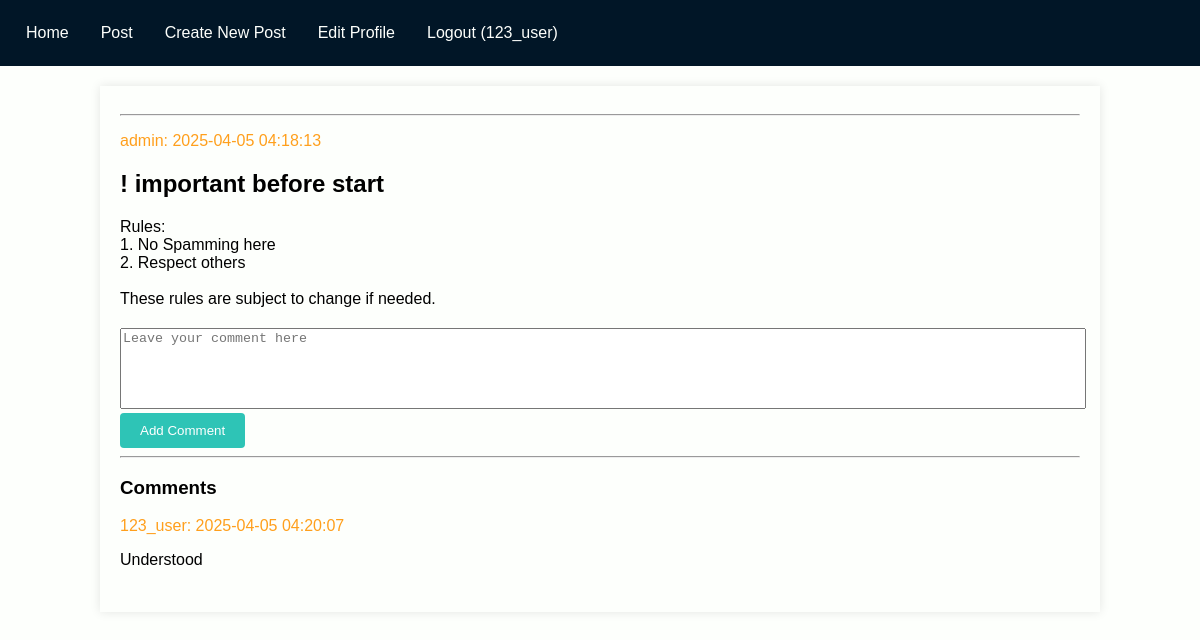
The page /post_detail.php?post_id=1 (signed in) on the database its author committed.
### tables this page shows
CREATE TABLE `users` (
  `id` int(11) NOT NULL,
  `username` varchar(50) NOT NULL,
  `display_name` varchar(50) NOT NULL,
  `password` varchar(255) NOT NULL,
  `role` enum('admin','user') DEFAULT 'user'
);

CREATE TABLE `posts` (
  `post_id` int(11) NOT NULL,
  `user_id` int(11) NOT NULL,
  `title` varchar(50) NOT NULL,
  `content` text NOT NULL,
  `created_at` timestamp NOT NULL DEFAULT current_timestamp()
);

CREATE TABLE `comments` (
  `comment_id` int(11) NOT NULL,
  `post_id` int(11) NOT NULL,
  `user_id` int(11) NOT NULL,
  `content` text NOT NULL,
  `created_at` timestamp NOT NULL DEFAULT current_timestamp()
);

### post_detail.php (the view, shortened to what this page needs)
<?php
include 'db_connect.php';
$user_id = $_COOKIE['user_id'];
$sql = "SELECT role, display_name FROM users WHERE id = '$user_id'";
$result = $conn->query($sql);
if ($result->num_rows > 0) {
    $row = $result->fetch_assoc();
    $display_name = $row['display_name'];
} else {
    echo "User not found!";
    exit();
}
$post_id = isset($_GET['post_id']) ? (int)$_GET['post_id'] : 0;
$sql = "SELECT posts.*, users.display_name
        FROM posts
        JOIN users ON posts.user_id = users.id
        WHERE posts.post_id = $post_id";
$result = $conn->query($sql);
$post = $result->fetch_assoc();
?>
<!DOCTYPE html>
<html>
<head>
    <link rel="stylesheet" type="text/css" href="style.css">
</head>
<body>
    <nav>
        <ul>
            <li><a href="index.php">Home</a></li>
            <li><a href="post.php">Post</a></li>
            <li><a href="create_post.php">Create New Post</a></li>
            <li><a href="edit_profile.php">Edit Profile</a></li>
            <li><a href="logout.php">Logout (<?php echo $display_name; ?>)</a></li>
        </ul>
    </nav>
    <div class="container">
        <div class="post">
            <hr class="post-divider">
            <p class="post_meta">
                <?= $post['display_name'] . ": " . $post['created_at'] ?>
            </p>
            <h2><?= $post['title'] ?></h2>
            <div class="content">
                <?= nl2br(htmlspecialchars($post['content'], ENT_QUOTES)) ?>
            </div>
            <form method="post" action="add_comment.php">
                    <textarea name="comment_content" class="comment_box" placeholder="Leave your comment here" required></textarea>
                    <button type="submit">Add Comment</button>
            </form>
            <div class="comments">
                <hr>
                <h3>Comments</h3>
                <?php
                $sql = "SELECT comments.*, users.display_name
                        FROM comments
                        JOIN users ON comments.user_id = users.id
                        WHERE post_id = $post_id
                        ORDER BY created_at ASC";
                $comments_result = $conn->query($sql);
                ?>
                <?php if ($comments_result->num_rows > 0): ?>
                    <?php while ($comment = $comments_result->fetch_assoc()): ?>
                        <div class="comment">
                            <p class="comment_meta">
                                <?= $comment['display_name'] . ": " . $comment['created_at'] ?>
                            </p>
                            <p class="comment_content">
                                <?= nl2br(htmlspecialchars($comment['content'], ENT_QUOTES, 'UTF-8')) ?>
                            </p>
                        </div>
                    <?php endwhile; ?>
                <?php else: ?>
                    <p>No comments here.</p>
                <?php endif; ?>
            </div>
        </div>
    </div>
</body>
</html>

### style.css (style rules this page uses)
body { font-family: Arial, sans-serif; background-color: #fdfffc; margin: 0; padding: 0; }
.container { width: 80%; margin: 0 auto; padding: 20px; background-color: #fdfffc; box-shadow: 0 0 10px rgba(0, 0, 0, 0.1); }
form { margin-top: 20px; }
form input[type="submit"], form input[type="button"], form button { background-color: #2ec4b6; color: white; padding: 10px 20px; border: none; border-radius: 4px; cursor: pointer; }
.post_meta, .comment_meta { color: #ff9f1c; }
.post, .post_title { width: 100%; resize: none; }
.comment_box { width: 100%; resize: none; min-height: 75px; height: 75px; white-space: pre-wrap; overflow-wrap: break-word; }
.comment_content { width: 100%; resize: none; min-height: 15px; height: 25px; }
a { color: #fdfffc; text-decoration: none; }
nav { background-color: #011627; padding: 10px; margin-bottom: 20px; }
nav ul { list-style-type: none; margin: 0; padding: 0; overflow: hidden; }
nav ul li { float: left; }
nav ul li a { display: block; color: #fdfffc; text-align: center; padding: 14px 16px; text-decoration: none; }

### rows shown on the page
users: display_name "123_user"
posts: user.display_name "admin", created_at "2025-04-05 04:18:13", title "! important before start", content "Rules: 1. No Spamming here 2. Respect others These rules are subject to change if needed."
comments: user.display_name "123_user", created_at "2025-04-05 04:20:07", content "Understood"
